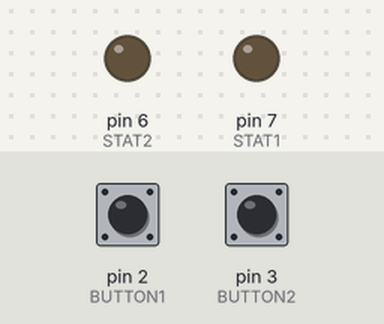
A sketch run on a simulated Arduino Uno, built with avr-gcc and run on an emulated ATmega328P. Parts: output pins drawn as LEDs (lit = HIGH). The inputs (shaded band) are chosen by the test bench; at power-on: pin 2 (BUTTON1) HIGH, pin 3 (BUTTON2) HIGH. What the sketch prints to the serial monitor is not drawn.

Above: at 0.11 s.
At 3.2 s:
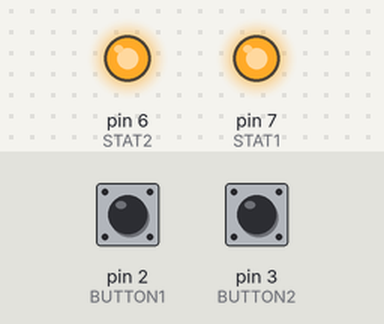
3.3 s: pin 2 (BUTTON1) pulled LOW for 0.15 s
4.9 s: pin 3 (BUTTON2) pulled LOW for 0.15 s
6.5 s: pin 2 (BUTTON1) pulled LOW for 1 s
9.0 s: pin 3 (BUTTON2) pulled LOW for 1 s
11.5 s: pin 2 (BUTTON1) driven LOW and pin 3 (BUTTON2) driven LOW
13.0 s: pin 2 (BUTTON1) pulsed HIGH 2 times (0.12 s each, 0.3 s apart)
Timing chart, 0 to 16.0 s (numbered marks = the images above; inputs shaded):
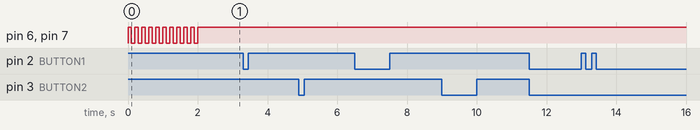

Measured:
- after the input at 3.3 s, every drawn part: stays the same
- after the input at 4.9 s, every drawn part: stays the same
- after the input at 6.5 s, every drawn part: stays the same
- after the input at 9.0 s, every drawn part: stays the same
- after the input at 11.5 s, every drawn part: stays the same
- after the input at 13.0 s, every drawn part: stays the same

The sketch:

creature_interface.ino
```cpp
// defines for midi signals
#define MIDI_NOTE_ON             0x90
#define MIDI_NOTE_OFF            0x80
#define MIDI_DEFAULT_VELOCITY    127

// defines for MIDI Shield components only
#define KNOB1     0
#define KNOB2     1
#define BUTTON1   2
#define BUTTON2   3
#define BUTTON3   4
#define STAT1     7
#define STAT2     6

// Serial data
byte incomingByte;
byte note = 0;
byte velocity = 0;
bool midiReady = false;

// Enum for state of serial
#define ACTION_OFF   1
#define ACTION_ON    2
#define ACTION_WAIT  3
int action = ACTION_WAIT;

// MIDI note states
#define CREATURE_NOTE_START    60
#define CREATURE_MAX_NOTES     12
bool notesOn[CREATURE_MAX_NOTES];

void setup() {
  // Start MIDI
  midiSetup();
}

void midiSetup() {
  pinMode(STAT1, OUTPUT);
  pinMode(STAT2, OUTPUT);

  pinMode(BUTTON1, INPUT);
  pinMode(BUTTON2, INPUT);
  pinMode(BUTTON3, INPUT);
  digitalWrite(BUTTON1, HIGH);
  digitalWrite(BUTTON2, HIGH);
  digitalWrite(BUTTON3, HIGH);

  // flash MIDI Sheild LEDs on startup
  for (int i = 0; i < 10; ++i) {
    digitalWrite(STAT1, HIGH);
    digitalWrite(STAT2, HIGH);

    delay(100);

    digitalWrite(STAT1, LOW);
    digitalWrite(STAT2, LOW);

    delay(100);
  }

  // All notes are off to start
  for(int i = 0; i < CREATURE_MAX_NOTES; ++i) {
    notesOn[i] = false;
  }

  digitalWrite(STAT1, HIGH);
  digitalWrite(STAT2, HIGH);

  // start serial with midi baudrate
  Serial.begin(31250);
}

void loop() {
  bool button1On, button2On;

  midiReceive();

  // Handle incoming MIDI signals here
  if (midiReady) {
    if (action == ACTION_ON) {
      digitalWrite(STAT1, HIGH);
    } else if (action == ACTION_OFF) {
      digitalWrite(STAT1, LOW);
    }
    midiReset();
  }

  // Example of how to send midi
  button1On = digitalRead(BUTTON1);
  button2On = digitalRead(BUTTON2);
  if (button1On)
    noteOn(0);
  else
    noteOff(0);

  if (button2On)
    noteOn(1);
  else
    noteOff(1);
}

void noteOn(short note) {
  // Check if outside of creature range.
  if (note < 0 || note >= CREATURE_MAX_NOTES)
    return;

  // Check if already on.
  if (notesOn[note])
    return;

  midiSend(MIDI_NOTE_ON, note + CREATURE_NOTE_START, MIDI_DEFAULT_VELOCITY);
  notesOn[note] = true;
}

void noteOff(short note) {
  // Check if outside of creature range.
  if (note < 0 || note >= CREATURE_MAX_NOTES)
    return;

  // Check if already off.
  if (!notesOn[note])
    return;

  midiSend(MIDI_NOTE_OFF, note + CREATURE_NOTE_START, MIDI_DEFAULT_VELOCITY);
  notesOn[note] = false;
}

void midiSend(byte cmd, byte data1, byte data2) {
  Serial.write(cmd);
  Serial.write(data1);
  Serial.write(data2);
}

void midiReceive() {
  // Ignore if there's nothing to process
  if (Serial.available() == 0)
    return;

  // read the incoming byte:
  incomingByte = Serial.read();

  // wait for as status-byte, channel 1, note on or off
  if (incomingByte == MIDI_NOTE_ON) {
    // Note on
    action = ACTION_ON;
  } else if (incomingByte == MIDI_NOTE_OFF) {
    // Note off
    action = ACTION_OFF;
  } else if (note == 0 && action != ACTION_WAIT) {
    // note on, wait for note value
    note = incomingByte;
  } else if (note != 0 && action != ACTION_WAIT) {
    // velocity
    velocity = incomingByte;
    midiReady = true;
  }
}

void midiReset() {
  midiReady = false;
  action = ACTION_WAIT;
  note = 0;
  velocity = 0;
}
```
